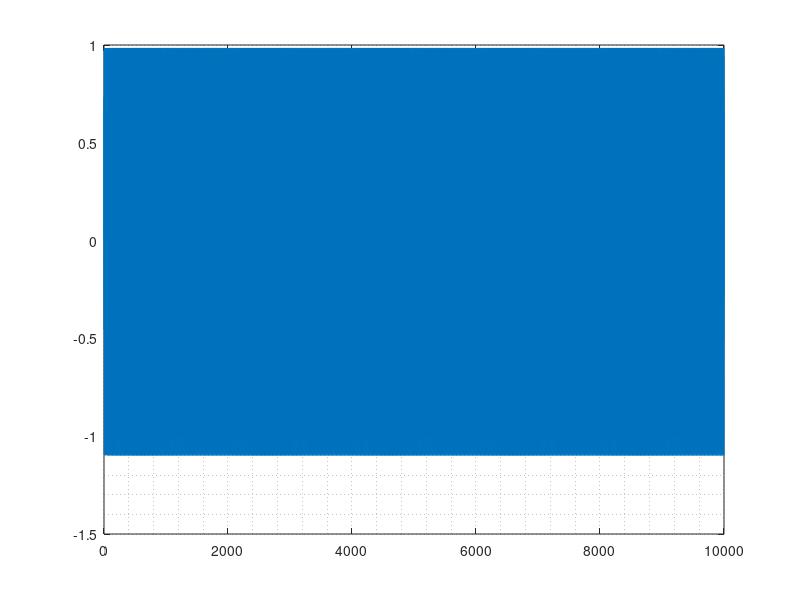

This figure's MATLAB source:
close all
clear all
clc


nPts = 10000;

%p = [-0.7321, -0.9382, 0.8783];    % 4th order solution
%p = [0.9383, -0.9925, -0.9446];    % 5th order solution
%p = [0.8840, -0.9449, -0.9945];    % 7th order solution
%p = [0.9733, -0.8416, -0.9843];    % 9th order solution (but struggles to converge)
p = [-0.9348, -0.9496, 0.7439];    % 10th order
xInit = 0.01;

x = zeros(nPts, 1);
x(1) = xInit;
for n = 2:nPts
  x(n) = polyval(p,(x(n-1)));
end

plot(x)
grid minor